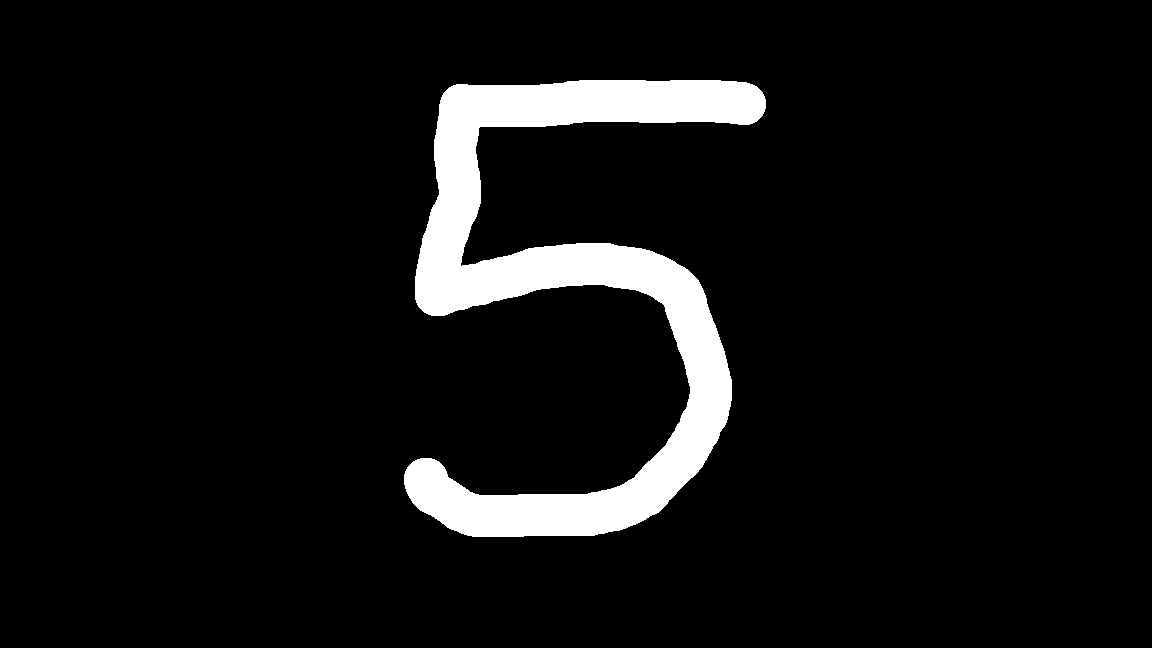
#> input picture Min_siffra.png, 1152 x 648 px
$ jupyter execute --allow-errors 'Kap415.ipynb'
#> lines starting #> are read from the running program, lines starting #| are printed output that depends on the picture
## kapitel 4 upggift 15

. I avsnitt 4.4.1 “Kodexempel 1-Klassificering avMNIST”modelleras
MNIST.Skriv kod så att du kan ta egna bilder(viaexempelvismobilen)
på hand skrivna siffror och prediktera dessa. Om du känner dig inspirerad
kan du också skapa en Streamlit applikation. Notera, det huvudsakliga
arbetet blir alltså att preprocessa, det vill säga bearbeta bilderna som
tas via mobilen så modellen kan prediktera dem. I verkligheten är det
ofta långt ifrån trivialt att genomföra preprocessing. Exempel på hur den
na typ av projekt kan se ut kan du se här: https://www.linkedin.com/posts/antonioprgomet_toppresultat-fr%C3%A5n-deltagarnap%C3%A5-kursen-pythonprogrammering-activity-7292893718028718081oAD0?utm_source=shareutm_medium=member_desktop&rcm=ACoAADH7YOkBJcbaNUfHDmlA4-6mf94mMwPgnRk

[cell 1]
import numpy as np
import pandas as pd
import matplotlib.pyplot as plt
from sklearn.model_selection import train_test_split

from sklearn.ensemble import RandomForestClassifier
from sklearn.metrics import root_mean_squared_error
from sklearn.linear_model import LogisticRegression

from sklearn.datasets import fetch_openml
from PIL import Image

#> (a cell that did not finish here is left out)

#> (a cell that did not finish here is left out)

#> (a cell that did not finish here is left out)

[cell 5]
# skapa modellen
modell = RandomForestClassifier()

#> (a cell that did not finish here is left out)

[cell 7]
from sklearn.metrics import classification_report
#> (the rest of this cell did not finish here and is left out)

[cell 8]
# prefiktera bilden
img = Image.open("Min_siffra.png").resize((28, 28)).convert("L")
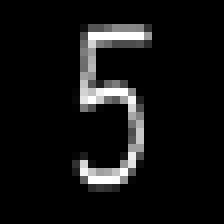
#> img: PIL image 28x28 L (shown 8 times larger); min 0, max 255, mean 18.2

[cell 9]
# konvertera bilden till numpy array
img_array = np.array(img)

[cell 10]
# invertera bilden
img_array = 255 - img_array
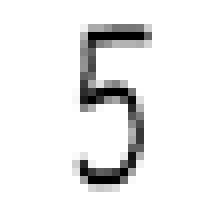
#> img_array: shape (28, 28) (shown 8 times larger); min 0, max 255, mean 236.8

[cell 11]
# normalisera bilden
img_array = img_array / 255.0
